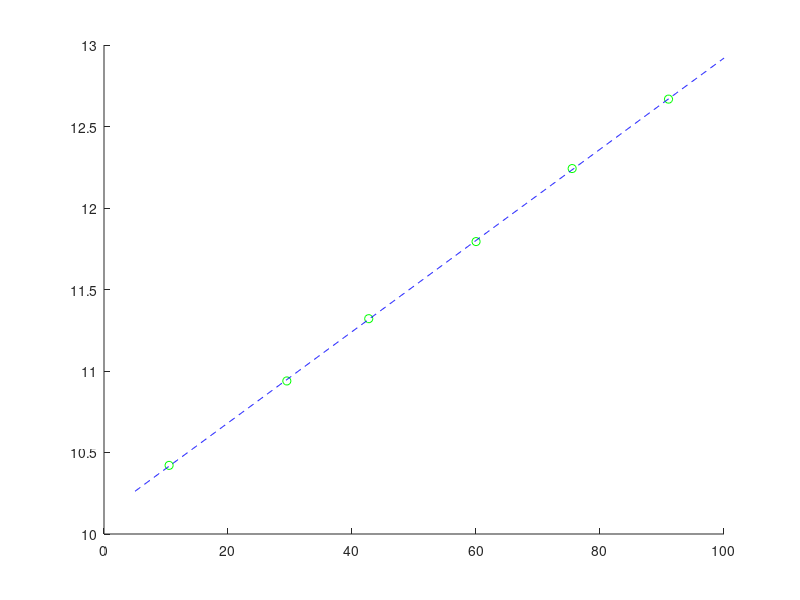

MATLAB code for this plot:
y = [10.421 10.939 11.321 11.794 12.242 12.668]; % Resistencia
x = [10.50 29.49 42.70 60.01 75.51 91.05]; % Temperatura

% calculamos la matriz para un polinomio de grado 5


m = length(x);
coef = [m sum(x)
    sum(x) sum(x.^2)];

eq = [sum(y) sum(x.*y)]'

sol = inv(coef)*eq

s = linspace(5,100,1000);
fx = sol(1) + sol(2).*s;

hold on
plot(x,y,"go")
plot(s,fx,"b--")
hold off

err = sol(1) + sol(2).*x
errorCuadratico = sqrt((sum((err).^2))/m)